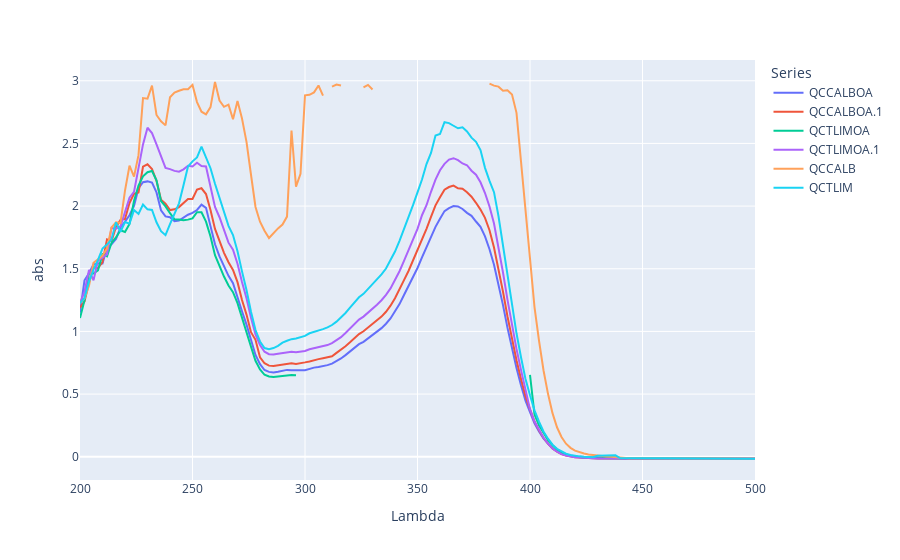

Notebook cell for this chart:
### Markdown cell above
### ***24 horas 200 rpm 50 °C***

### Code cell
import pandas as pd
import plotly.express as px
import os

# Define the file path for different operating systems
file_path = r'D:/OneDog/OneDrive/IrohLabs/JOE/JoeVV/df/24hCALBconcentrada.csv'

# Adjust file path for Unix-like systems (Linux, macOS) if necessary
if os.name != 'nt':  # 'nt' is the name for Windows systems
    file_path = file_path.replace('D:', '/mnt/d').replace('\\', '/')

# Load the data
df = pd.read_csv(file_path)

# Melt the DataFrame to long format
df_melted = df.melt(id_vars=['Lambda'], var_name='Series', value_name='abs')

# Create the line plot
fig = px.line(df_melted, x='Lambda', y='abs', color='Series')

# Show the plot
fig.show()

### Figure 1 — Plotly figure (JSON) as saved in the notebook; plotly's stock layout.template omitted (floating-point values rounded to 4 significant figures; data arrays with more than 128 entries replaced by an {"elided": "..."} marker saying what was removed)
{"data": [{"hovertemplate": "Series=QCCALBOA<br>Lambda=%{x}<br>abs=%{y}<extra></extra>", "legendgroup": "QCCALBOA", "line": {"color": "#636efa", "dash": "solid"}, "marker": {"symbol": "circle"}, "mode": "lines", "name": "QCCALBOA", "orientation": "v", "showlegend": true, "type": "scatter", "x": {"elided": "151 int values"}, "xaxis": "x", "y": {"elided": "151 float values"}, "yaxis": "y"}, {"hovertemplate": "Series=QCCALBOA.1<br>Lambda=%{x}<br>abs=%{y}<extra></extra>", "legendgroup": "QCCALBOA.1", "line": {"color": "#EF553B", "dash": "solid"}, "marker": {"symbol": "circle"}, "mode": "lines", "name": "QCCALBOA.1", "orientation": "v", "showlegend": true, "type": "scatter", "x": {"elided": "151 int values"}, "xaxis": "x", "y": {"elided": "151 float values"}, "yaxis": "y"}, {"hovertemplate": "Series=QCTLIMOA<br>Lambda=%{x}<br>abs=%{y}<extra></extra>", "legendgroup": "QCTLIMOA", "line": {"color": "#00cc96", "dash": "solid"}, "marker": {"symbol": "circle"}, "mode": "lines", "name": "QCTLIMOA", "orientation": "v", "showlegend": true, "type": "scatter", "x": {"elided": "151 int values"}, "xaxis": "x", "y": {"elided": "151 float values"}, "yaxis": "y"}, {"hovertemplate": "Series=QCTLIMOA.1<br>Lambda=%{x}<br>abs=%{y}<extra></extra>", "legendgroup": "QCTLIMOA.1", "line": {"color": "#ab63fa", "dash": "solid"}, "marker": {"symbol": "circle"}, "mode": "lines", "name": "QCTLIMOA.1", "orientation": "v", "showlegend": true, "type": "scatter", "x": {"elided": "151 int values"}, "xaxis": "x", "y": {"elided": "151 float values"}, "yaxis": "y"}, {"hovertemplate": "Series=QCCALB<br>Lambda=%{x}<br>abs=%{y}<extra></extra>", "legendgroup": "QCCALB", "line": {"color": "#FFA15A", "dash": "solid"}, "marker": {"symbol": "circle"}, "mode": "lines", "name": "QCCALB", "orientation": "v", "showlegend": true, "type": "scatter", "x": {"elided": "151 int values"}, "xaxis": "x", "y": {"elided": "151 float values"}, "yaxis": "y"}, {"hovertemplate": "Series=QCTLIM<br>Lambda=%{x}<br>abs=%{y}<extra></extra>", "legendgroup": "QCTLIM", "line": {"color": "#19d3f3", "dash": "solid"}, "marker": {"symbol": "circle"}, "mode": "lines", "name": "QCTLIM", "orientation": "v", "showlegend": true, "type": "scatter", "x": {"elided": "151 int values"}, "xaxis": "x", "y": {"elided": "151 float values"}, "yaxis": "y"}], "layout": {"autosize": true, "legend": {"title": {"text": "Series"}, "tracegroupgap": 0}, "margin": {"t": 60}, "xaxis": {"anchor": "y", "autorange": true, "domain": [0, 1], "range": [200, 500], "title": {"text": "Lambda"}, "type": "linear"}, "yaxis": {"anchor": "x", "autorange": true, "domain": [0, 1], "range": [-0.1856, 3.166], "title": {"text": "abs"}, "type": "linear"}}}
